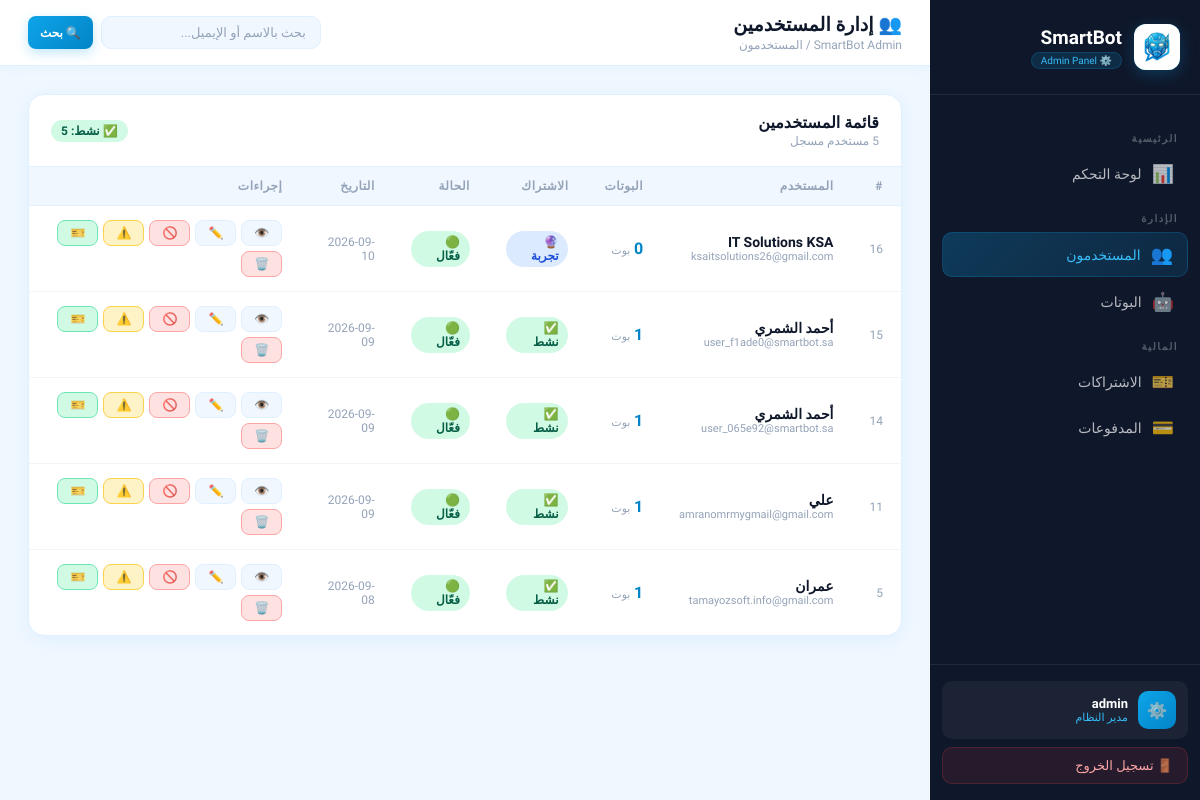
Screenshot of /admin/users (signed in) with the database file from the repository.
### tables this page shows
CREATE TABLE subscriptions (
    id INTEGER PRIMARY KEY AUTOINCREMENT,
    user_id INTEGER NOT NULL REFERENCES users(id) ON DELETE CASCADE,
    plan TEXT DEFAULT 'trial',
    status TEXT DEFAULT 'trial',
    trial_start TEXT,
    trial_end TEXT,
    subscription_start TEXT,
    subscription_end TEXT,
    max_bots INTEGER DEFAULT 1,
    created_at TEXT DEFAULT (datetime('now')),
    updated_at TEXT DEFAULT (datetime('now'))
);

CREATE TABLE users (
    id INTEGER PRIMARY KEY AUTOINCREMENT,
    email TEXT UNIQUE NOT NULL,
    password_hash TEXT NOT NULL,
    full_name TEXT NOT NULL,
    phone TEXT,
    is_active INTEGER DEFAULT 1,
    is_verified INTEGER DEFAULT 0,
    created_at TEXT DEFAULT (datetime('now')),
    last_login TEXT
, is_suspended INTEGER DEFAULT 0, suspended_reason TEXT, telegram_id TEXT);

### app/routers/admin/dashboard.py (the view)
@router.get("/users", response_class=HTMLResponse)
async def admin_users(request: Request, search: str = "", db: aiosqlite.Connection = Depends(get_db)):
    admin = require_admin(request)
    if not admin:
        return RedirectResponse("/admin/login", status_code=302)
    if search:
        query = """
            SELECT u.*, s.status as sub_status, s.trial_end, s.subscription_end,
                   (SELECT COUNT(*) FROM bots WHERE user_id = u.id) as bots_count
            FROM users u
            LEFT JOIN subscriptions s ON s.user_id = u.id
            WHERE u.email LIKE ? OR u.full_name LIKE ?
            ORDER BY u.created_at DESC
        """
        params = (f"%{search}%", f"%{search}%")
    else:
        query = """
            SELECT u.*, s.status as sub_status, s.trial_end, s.subscription_end,
                   (SELECT COUNT(*) FROM bots WHERE user_id = u.id) as bots_count
            FROM users u
            LEFT JOIN subscriptions s ON s.user_id = u.id
            ORDER BY u.created_at DESC
        """
        params = ()
    async with db.execute(query, params) as cursor:
        users = [dict(r) for r in await cursor.fetchall()]
    async with db.execute("SELECT COUNT(*) as cnt FROM payment_requests WHERE status = 'pending'") as c:
        pending_payments = (await c.fetchone())["cnt"]
    return templates.TemplateResponse("admin/users.html", {
        "request": request,
        "admin": admin,
        "users": users,
        "search": search,
        "stats": {"pending_payments": pending_payments},
        "page": "users"
    })

### app/templates/admin/users.html (shortened to what this page needs)
{% extends "admin/layout.html" %}
{% block page_title %}👥 إدارة المستخدمين{% endblock %}
{% block page_breadcrumb %}SmartBot Admin / المستخدمون{% endblock %}
{% block topbar_actions %}
<form method="get" action="/admin/users" style="display:flex;gap:8px;">
    <input type="text" name="search" value="{{ search }}" placeholder="بحث بالاسم أو الإيميل..." class="form-input" style="width:220px;padding:8px 14px;font-size:13px;">
    <button type="submit" class="btn btn-primary btn-sm">🔍 بحث</button>
</form>
{% endblock %}
{% block content %}
<div class="data-card">
    <div class="data-card-header">
        <div>
            <div class="data-card-title">قائمة المستخدمين</div>
            <div class="data-card-subtitle">{{ users|length }} مستخدم مسجل</div>
        </div>
        <div>
            <span class="badge badge-active">✅ نشط: {{ users|selectattr('is_active','eq',1)|list|length }}</span>
        </div>
    </div>
    <div style="overflow-x:auto;">
        <table>
            <thead>
                <tr>
                    <th>#</th>
                    <th>المستخدم</th>
                    <th>البوتات</th>
                    <th>الاشتراك</th>
                    <th>الحالة</th>
                    <th>التاريخ</th>
                    <th>إجراءات</th>
                </tr>
            </thead>
            <tbody>
                {% for u in users %}
                <tr id="user-row-{{ u.id }}">
                    <td style="color:var(--muted);font-size:12px;">{{ u.id }}</td>
                    <td>
                        <div style="font-weight:700;color:var(--text);">{{ u.full_name }}</div>
                        <div style="font-size:11px;color:var(--muted);">{{ u.email }}</div>
                    </td>
                    <td>
                        <span style="font-weight:700;font-size:16px;color:var(--blue-dark);">{{ u.bots_count or 0 }}</span>
                        <span style="font-size:11px;color:var(--muted);"> بوت</span>
                    </td>
                    <td>
                        {% if u.sub_status == 'active' %}<span class="badge badge-active">✅ نشط</span>
                        {% elif u.sub_status == 'trial' %}<span class="badge badge-trial">🔮 تجربة</span>
                        {% else %}<span class="badge badge-expired">❌ منتهي</span>{% endif %}
                    </td>
                    <td>
                        {% if u.is_active and not u.is_suspended %}<span class="badge badge-active">🟢 فعّال</span>
                        {% elif u.is_suspended %}<span class="badge badge-suspended">⚠️ موقوف</span>
                        {% else %}<span class="badge badge-inactive">🔴 موقوف</span>{% endif %}
                    </td>
                    <td style="font-size:12px;color:var(--muted);">
                        {{ u.created_at[:10] if u.created_at else '—' }}
                    </td>
                    <td>
                        <div style="display:flex;gap:5px;flex-wrap:wrap;">
                            <a href="/admin/users/{{ u.id }}" class="btn btn-ghost btn-sm" title="تفاصيل">👁️</a>
                            <button class="btn btn-ghost btn-sm" onclick="openEditModal({{ u.id }}, '{{ u.full_name|replace("'","\\'")|e }}', '{{ u.email }}', '{{ u.phone or '' }}')" title="تعديل">✏️</button>
                            <button class="btn btn-{{ 'danger' if u.is_active else 'success' }} btn-sm"
                                onclick="toggleUser({{ u.id }}, this)"
                                title="{{ 'إيقاف' if u.is_active else 'تفعيل' }}">
                                {{ '🚫' if u.is_active else '✅' }}
                            </button>
                            <button class="btn btn-{{ 'warning' if not u.is_suspended else 'success' }} btn-sm"
                                onclick="toggleSuspend({{ u.id }}, {{ 1 if u.is_suspended else 0 }}, this)"
                                title="{{ 'رفع التعليق' if u.is_suspended else 'تعليق الحساب' }}">
                                {{ '🔓' if u.is_suspended else '⚠️' }}
                            </button>
                            <button class="btn btn-success btn-sm" onclick="grantSub({{ u.id }})" title="منح اشتراك">🎫</button>
                            <button class="btn btn-danger btn-sm" onclick="deleteUser({{ u.id }})" title="حذف">🗑️</button>
                        </div>
                    </td>
                </tr>
                {% endfor %}
            </tbody>
        </table>
    </div>
</div>
{% endblock %}

### app/templates/admin/layout.html (style rules this page uses)
* { margin: 0; padding: 0; box-sizing: border-box; }
:root { --blue: #0ea5e9; --blue-dark: #0284c7; --blue-light:#38bdf8; --blue-glow: rgba(14,165,233,0.25); --gold: #f59e0b; --gold-light:#fcd34d; --white: #ffffff; --bg: #f0f7ff; --bg2: #ffffff; --sidebar-bg:#0f172a; --sidebar-text: rgba(255,255,255,0.7); --sidebar-active:#0ea5e9; --card: #ffffff; --border: #e0f0ff; --text: #0f172a; --text2: #475569; --muted: #94a3b8; --success: #10b981; --danger: #ef4444; --warning: #f59e0b; --radius: 14px; --sidebar-w: 270px; --shadow: 0 4px 20px rgba(14,165,233,0.08); --shadow-lg: 0 10px 40px rgba(14,165,233,0.15); }
body { font-family: 'IBM Plex Sans Arabic', sans-serif; background: var(--bg); color: var(--text); min-height: 100vh; display: flex; }
.data-card { background: var(--card); border: 1px solid var(--border); border-radius: 16px; overflow: hidden; box-shadow: var(--shadow); }
.data-card-header { padding: 18px 22px; border-bottom: 1px solid var(--border); display: flex; align-items: center; justify-content: space-between; }
.data-card-title { font-size: 16px; font-weight: 700; color: var(--text); font-family: 'Sora', sans-serif; }
.data-card-subtitle { font-size: 12px; color: var(--muted); margin-top: 2px; }
table { width: 100%; border-collapse: collapse; }
th { padding: 12px 18px; text-align: right; font-size: 12px; font-weight: 700; color: var(--muted); text-transform: uppercase; letter-spacing: 0.5px; border-bottom: 1px solid var(--border); background: var(--bg); }
td { padding: 14px 18px; font-size: 14px; color: var(--text2); border-bottom: 1px solid #f1f5f9; }
tr:last-child td { border-bottom: none; }
.badge { display: inline-flex; align-items: center; gap: 4px; padding: 4px 10px; border-radius: 20px; font-size: 12px; font-weight: 600; }
.badge-active { background: #d1fae5; color: #065f46; }
.badge-trial { background: #dbeafe; color: #1d4ed8; }
.btn { display: inline-flex; align-items: center; gap: 6px; padding: 9px 18px; border-radius: 10px; font-family: 'IBM Plex Sans Arabic', sans-serif; font-size: 13px; font-weight: 600; cursor: pointer; transition: all 0.2s; border: none; text-decoration: none; }
.btn-primary { background: linear-gradient(135deg, var(--blue), var(--blue-dark)); color: #fff; box-shadow: 0 4px 12px var(--blue-glow); }
.btn-success { background: #d1fae5; color: #065f46; border: 1px solid #6ee7b7; }
.btn-danger { background: #fee2e2; color: #dc2626; border: 1px solid #fca5a5; }
.btn-ghost { background: var(--bg); color: var(--text2); border: 1px solid var(--border); }
.btn-warning { background: #fef3c7; color: #92400e; border: 1px solid #fcd34d; }
.btn-sm { padding: 5px 12px; font-size: 12px; border-radius: 8px; }
.form-input { width: 100%; padding: 11px 14px; background: var(--bg); border: 1.5px solid var(--border); border-radius: 10px; color: var(--text); font-family: 'IBM Plex Sans Arabic', sans-serif; font-size: 14px; outline: none; transition: all 0.2s; }
.form-input::placeholder { color: var(--muted); }

### rows the page displays
subscriptions: id "16", full_name "IT Solutions KSA", email "ksaitsolutions26@gmail.com", bots_count "0", status "🔮 تجربة", created_at "2026-09-10"
users: is_active "🚫", is_suspended "⚠️"
subscriptions: id "15", full_name "أحمد الشمري", email "user_f1ade0@smartbot.sa", max_bots "1", status "✅ نشط", created_at "2026-09-09"
users: is_active "🚫", is_suspended "⚠️"
subscriptions: id "14", full_name "أحمد الشمري", email "user_065e92@smartbot.sa", max_bots "1", status "✅ نشط", created_at "2026-09-09"
users: is_active "🚫", is_suspended "⚠️"
subscriptions: id "11", full_name "علي", email "amranomrmygmail@gmail.com", max_bots "1", status "✅ نشط", created_at "2026-09-09"
users: is_active "🚫", is_suspended "⚠️"
subscriptions: id "5", full_name "عمران", email "tamayozsoft.info@gmail.com", max_bots "1", status "✅ نشط", created_at "2026-09-08"
users: is_active "🚫", is_suspended "⚠️"

### other values shown
{{ admin.username if admin else 'Admin' }} "admin"
{{ users|selectattr('is_active','eq',1)|list|length }} "5"
